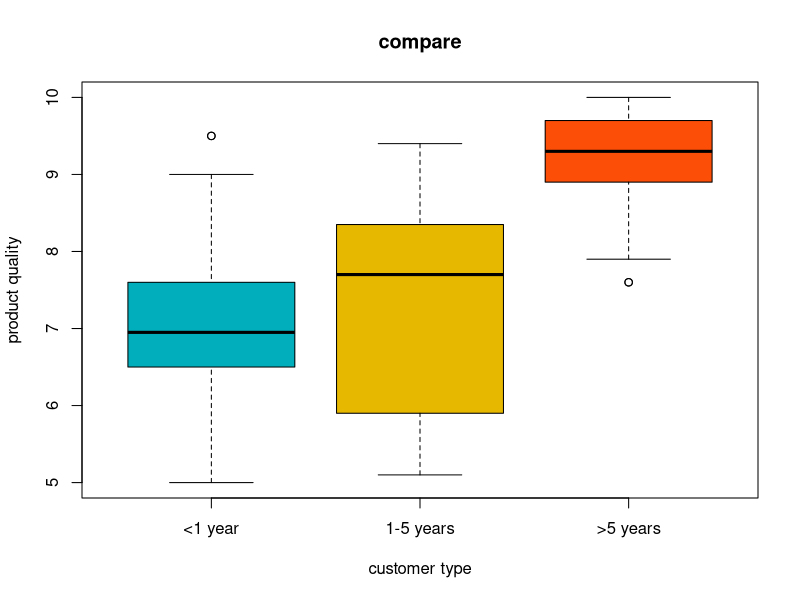
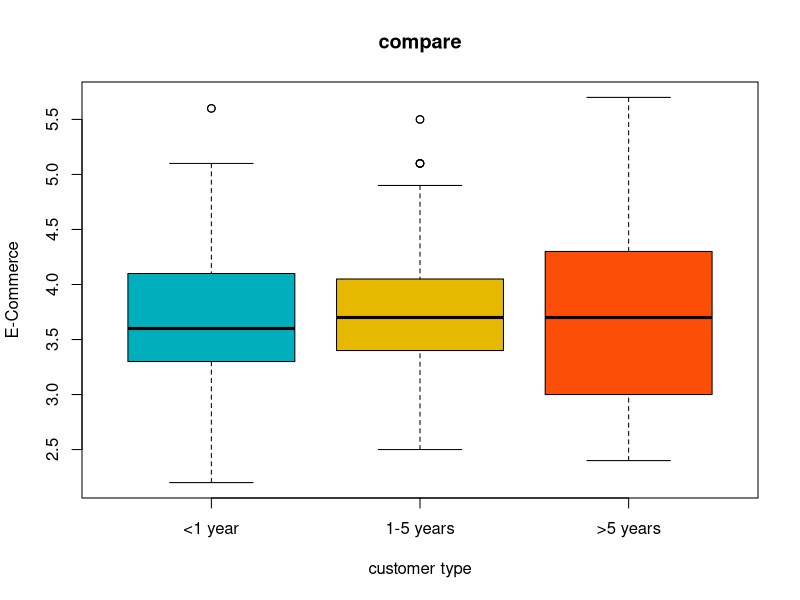
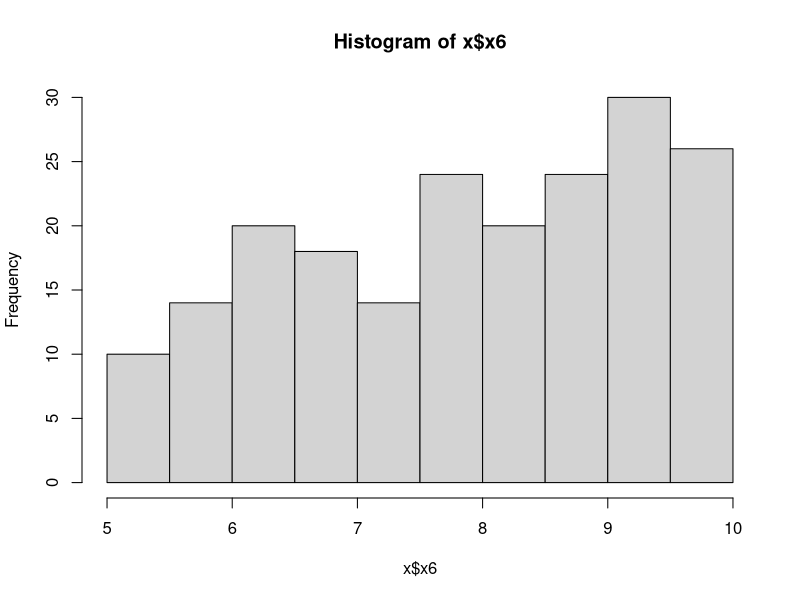
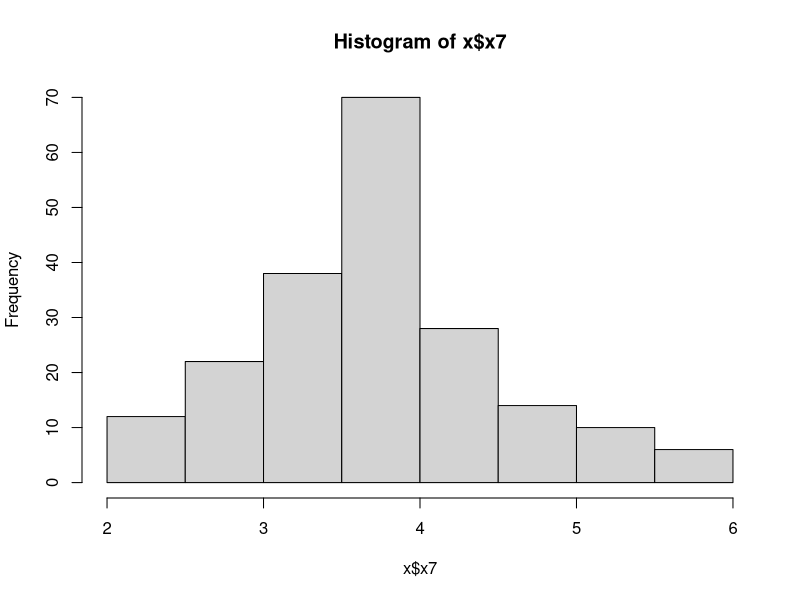
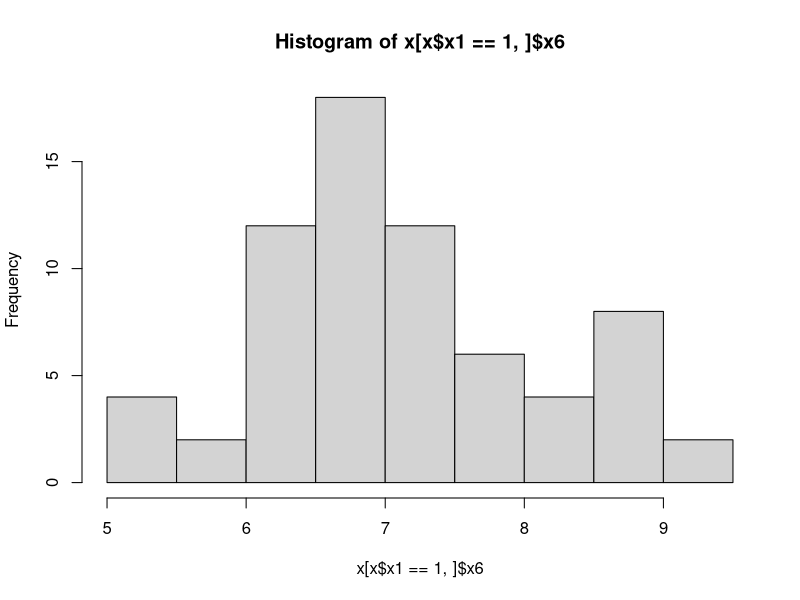
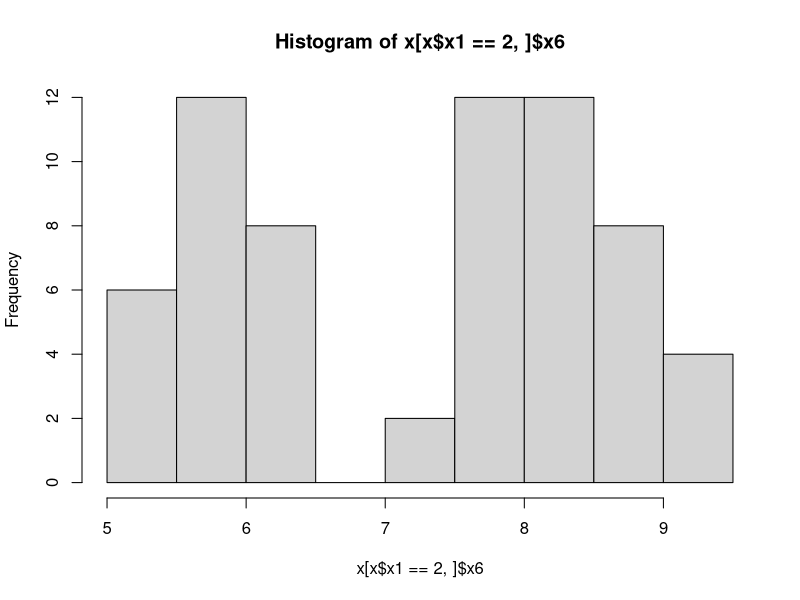
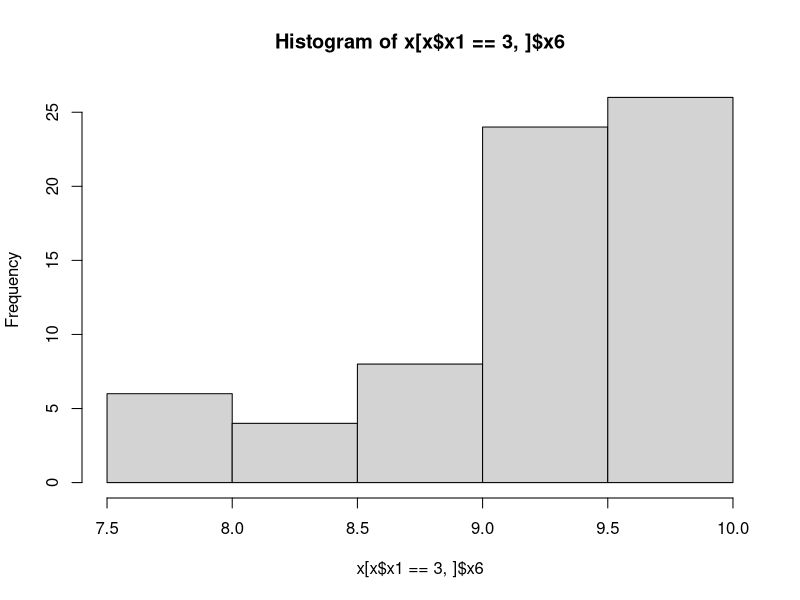
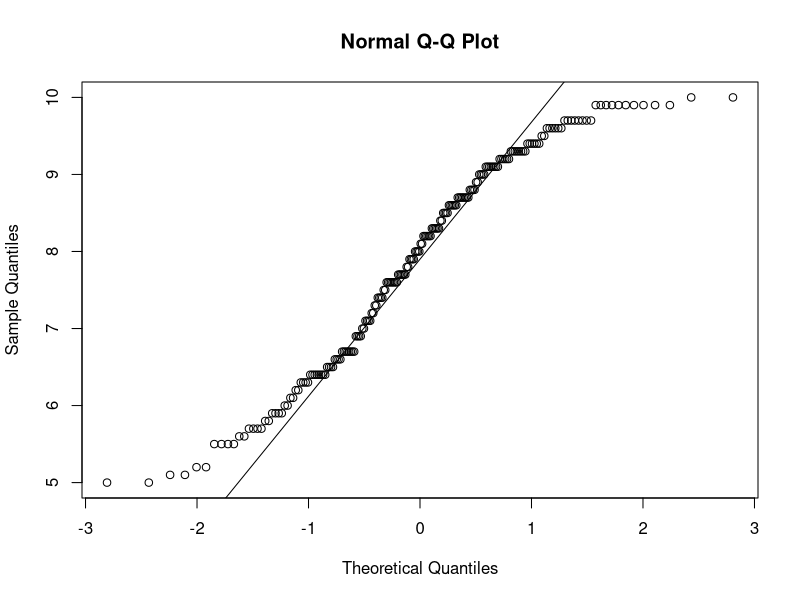

The R source for these figures, in order:
# Manova
# Load Data ----
x <- read.csv("Data/MANOVA-1.csv", header = TRUE)

# Viewing Data
head(x)
names(x)

boxplot(x6 ~ x1, data = x,
        xlab = "customer type", ylab = "product quality",
        main = "compare", col = c("#00AFBB", "#E7B800", "#FC4E07")
        , names=c("<1 year","1-5 years",">5 years") )
boxplot(x7 ~ x1, data = x,
        xlab = "customer type", ylab = "E-Commerce",
        main = "compare", col = c("#00AFBB", "#E7B800", "#FC4E07")
        , names=c("<1 year","1-5 years",">5 years") )

shapiro.test(x$x6)
shapiro.test(x$x7)

shapiro.test(x[x$x1 == 1,]$x6)
shapiro.test(x[x$x1 == 2,]$x6)
shapiro.test(x[x$x1 == 3,]$x6)

hist(x$x6)
hist(x$x7)

hist(x[x$x1 == 1,]$x6)
hist(x[x$x1 == 2,]$x6)
hist(x[x$x1 == 3,]$x6)

qqnorm(x$x6)
qqline(x$x6)
hist(x$x6)
plot(density(x$x6))

##https://stats.stackexchange.com/questions/101274/how-to-interpret-a-qq-plot
qqnorm(x$x7)
qqline(x$x7)
hist(x$x7)
plot(density(x$x7))

#Outliers detection and removal

outliersx6<-boxplot(x6 ~ x1, data = x,
                    xlab = "customer type", ylab = "product quality",
                    main = "compare", col = c("#00AFBB", "#E7B800", "#FC4E07"),
                    names=c("<1 year","1-5 years",">5 years") )$out
print(outliersx6)

out1<-x[x$x1==3 & x$x6==7.6,]
print(out1)
out2<-x[x$x1==1 & x$x6==9.5,]
print(out2)

outliersx7<-boxplot(x7 ~ x1, data = x,
                    xlab = "customer type", ylab = "E-Commerce",
                    main = "compare", col = c("#00AFBB", "#E7B800", "#FC4E07")
                    , names=c("<1 year","1-5 years",">5 years") )$out
print(outliersx7)

out3<-x[x$x1==2 & (x$x7==5.1 | x$x7==5.5),]
print(out3)
out4<-x[x$x1==1 & x$x7==5.6,]
print(out4)

outAll<- rbind(out1,out2, out3, out4)
print(outAll)
# 10 observations will be deleted from the dataset

x1<-x[-which(x$id %in% outAll$id),]

